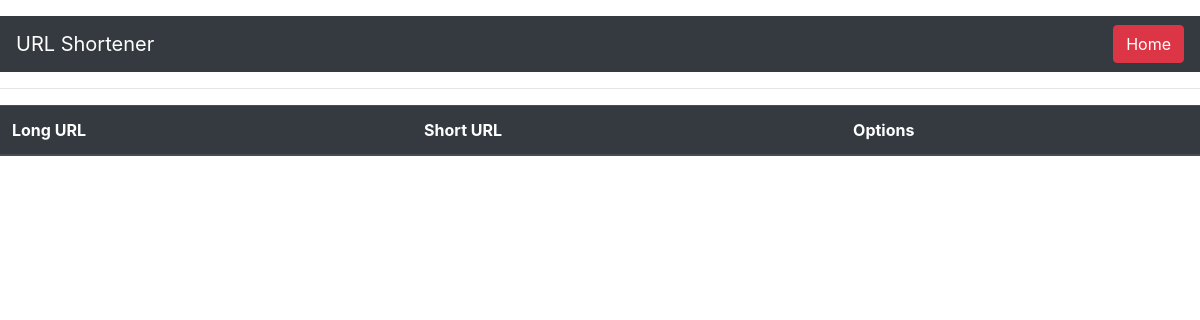
The page /api/all_urls/ on the database as committed earlier.
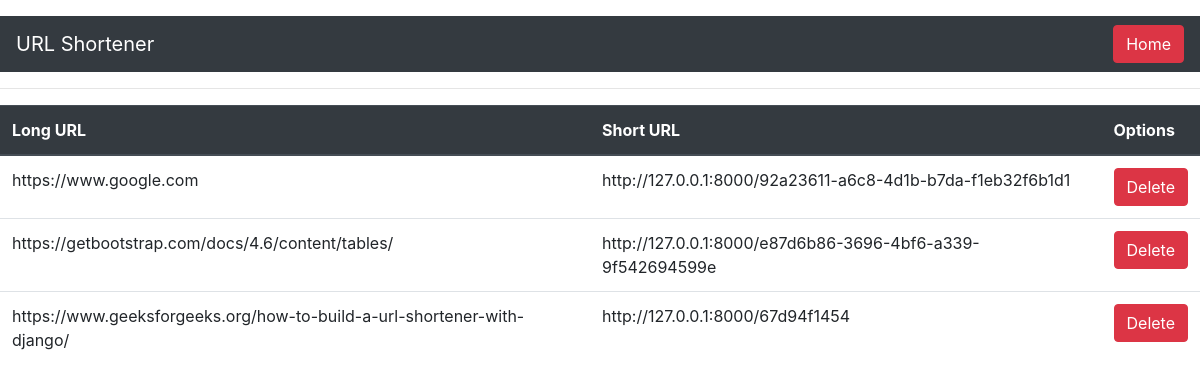
The same page on the database as committed later.
### shortener/models.py (models this page shows)
class UrlShortner(models.Model):
    long_url = models.URLField(primary_key=True)
    short_code = models.CharField(unique=True,max_length=30)

### shortener/views.py (the view)
# urls.py: path('api/all_urls/',views.display,name='display'),
def display(request):
    data = UrlShortner.objects.all()
    context ={ 'urls':data }
    return render(request,'display.html',context)

### shortener/templates/display.html (shortened to what this page needs)
{% extends 'base.html' %}
{% block nav %}<a href="/" class="btn btn-danger">Home</a>{% endblock %}
{% block body %}
<table class="table">
    <thead class="thead-dark">
      <tr>
        <th scope="col">Long URL</th>
        <th scope="col">Short URL</th>
        <th scope="col">Options</th>
      </tr>
    </thead>
    <tbody>
        {% for i in urls %}
      <tr>
        <td>{{i.long_url}}</td>
        <td>http://127.0.0.1:8000/{{i.short_code}}</td>
        <td><a href="/api/delete_url/{{i.short_code}}" class="btn btn-danger">Delete</a></td>
      </tr>
      {% endfor %}
    </tbody>
  </table>
</div>
{% endblock %}

Rows that differ between the two databases and show on the page:
added UrlShortner: long_url "https://www.google.com", short_code "92a23611-a6c8-4d1b-b7da-f1eb32f6b1d1"
added UrlShortner: long_url "https://getbootstrap.com/docs/4.6/content/tables/", short_code "e87d6b86-3696-4bf6-a339-9f542694599e"
added UrlShortner: long_url "https://www.geeksforgeeks.org/how-to-build-a-url-shortener-with-django/", short_code "67d94f1454"
